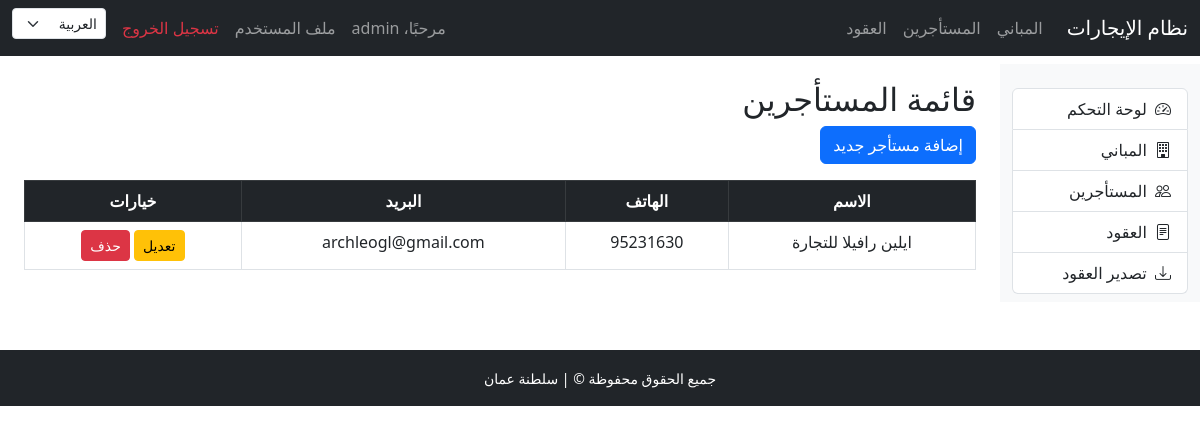
The page /ar/tenants/ (signed in) on the database as committed earlier.
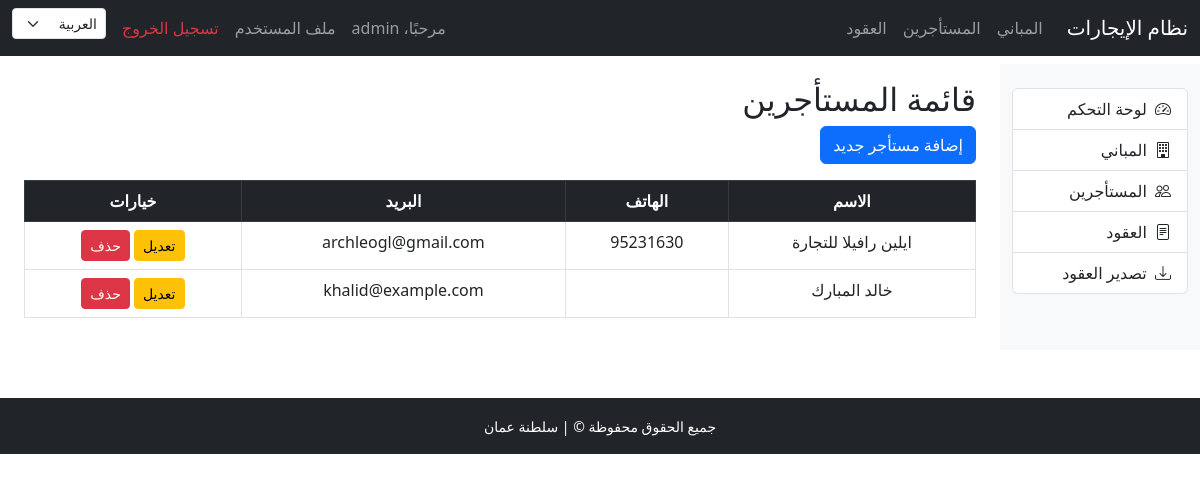
The same page on the database as committed later.
### tenants/models.py (models this page shows, shortened)
class Tenant(models.Model):
  full_name = models.CharField(
    max_length=255,
    verbose_name=_("الاسم الكامل")
  )
  national_id = models.CharField(
    max_length=20,
    unique=True,
    verbose_name=_("رقم الهوية الوطنية")
  )
  phone = models.CharField(
    max_length=20,
    verbose_name=_("رقم الهاتف")
  )
  email = models.EmailField(
    blank=True,
    null=True,
    verbose_name=_("البريد الإلكتروني")
  )
  address = models.TextField(
    verbose_name=_("العنوان")
  )
  class Meta:
    verbose_name = _("مستأجر")
    verbose_name_plural = _("المستأجرين")

### tenants/views.py (the view)
# urls.py: path('', TenantListView.as_view(), name='tenant_list'),
class TenantListView(LoginRequiredMixin, ListView):
  model = Tenant
  template_name = 'tenants/tenant_list.html'
  context_object_name = 'tenants'

### templates/tenants/tenant_list.html (shortened to what this page needs)
{% extends 'base.html' %}
{% load i18n %}
{% block content %}
<h2>{% trans "قائمة المستأجرين" %}</h2>
<a href="{% url 'tenant_add' %}" class="btn btn-primary mb-3">{% trans "إضافة مستأجر جديد" %}</a>
<table class="table table-bordered table-hover text-center">
    <thead class="table-dark">
    <tr>
        <th>{% trans "الاسم" %}</th>
        <th>{% trans " الهاتف" %}</th>
        <th>{% trans "البريد " %}</th>
        <th>{% trans "خيارات" %}</th>
    </tr>
        </thead>
    <tbody>
    {% for tenant in tenants %}
    <tr>
        <td>{{ tenant.full_name }}</td>
        <td>{{ tenant.phone }}</td>
        <td>{{ tenant.email }}</td>
        <td>
            <a href="{% url 'tenant_edit' tenant.id %}" class="btn btn-warning btn-sm">{% trans "تعديل" %}</a>
            <a href="{% url 'tenant_delete' tenant.id %}" class="btn btn-danger btn-sm">{% trans "حذف" %}</a>
        </td>
    </tr>
    {% endfor %}
        </tbody>
</table>
{% endblock %}

Rows that differ between the two databases and show on the page:
added Tenant: full_name "خالد المبارك", email "khalid@example.com"
